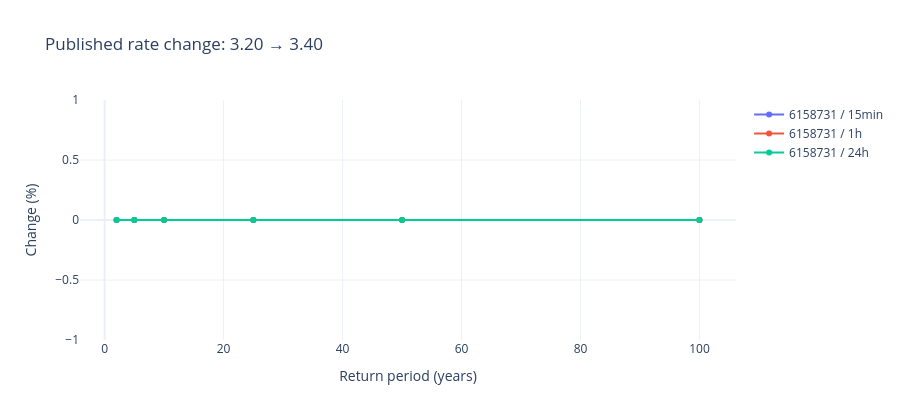

The code cell stored with this chart in its notebook:
### Markdown cell above
## Release changes need a record audit

Compare **published central rates** at shared station, duration and return-period labels. Do not attribute a release difference solely to climate change: record length, processing, station coordinates and methodology may change. This station's older record can remain in a newer release, so the release date is not its observation end year.

The comparison explicitly flags record and coordinate changes. Unmatched labels, such as the new 200-year period, are retained in the source/rate tables and excluded from the matched change table.

### Code cell
changes = pq.read_table(OUTPUT / "release_changes.parquet").to_pandas()
display(changes)
change_fig = go.Figure()
for duration in DURATIONS:
    view = changes[changes.duration_minutes == {"15min": 15, "1h": 60, "24h": 1440}[duration]]
    for station in SELECTED_STATIONS:
        subset = view[view.station == station]
        change_fig.add_trace(go.Scatter(x=subset.return_period_years,
            y=subset.change_percent, mode="lines+markers", name=f"{station} / {duration}"))
change_fig.update_layout(title=f"Published rate change: {PREVIOUS} → {VERSION}",
    xaxis_title="Return period (years)", yaxis_title="Change (%)", height=420)
change_fig.show()

### Figure 1 — Plotly figure (JSON) as saved in the notebook; plotly's stock layout.template omitted (floating-point values rounded to 4 significant figures)
{"data": [{"mode": "lines+markers", "name": "6158731 / 15min", "type": "scatter", "x": [2.0, 5.0, 10.0, 25.0, 50.0, 100.0], "y": [0.0, 0.0, 0.0, 0.0, 0.0, 0.0]}, {"mode": "lines+markers", "name": "6158731 / 1h", "type": "scatter", "x": [2.0, 5.0, 10.0, 25.0, 50.0, 100.0], "y": [0.0, 0.0, 0.0, 0.0, 0.0, 0.0]}, {"mode": "lines+markers", "name": "6158731 / 24h", "type": "scatter", "x": [2.0, 5.0, 10.0, 25.0, 50.0, 100.0], "y": [0.0, 0.0, 0.0, 0.0, 0.0, 0.0]}], "layout": {"height": 420, "title": {"text": "Published rate change: 3.20 → 3.40"}, "xaxis": {"title": {"text": "Return period (years)"}}, "yaxis": {"title": {"text": "Change (%)"}}}}
